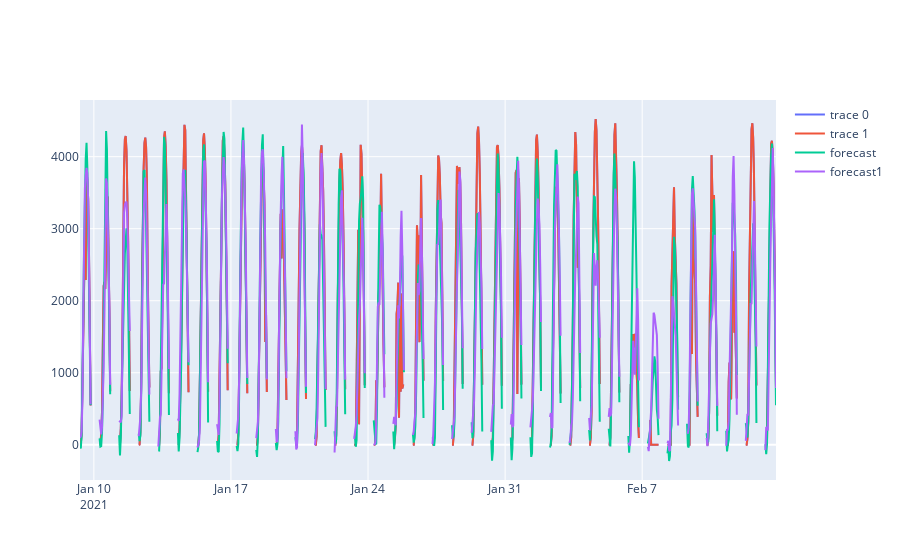

Notebook code for this chart:
### Code cell
fig = go.Figure()
fig.add_trace(go.Scatter(x= new_df.index, y = new_df['power']))
fig.add_trace(go.Scatter(x= new_df.index, y = new_df['actual_nn']))
fig.add_trace(go.Scatter(x= new_df.index, y = new_df['fc'], name="forecast"))
fig.add_trace(go.Scatter(x= new_df.index, y = new_df['fc1'], name="forecast1"))

### Figure 1 — Plotly figure (JSON) as saved in the notebook; plotly's stock layout.template omitted (floating-point values rounded to 4 significant figures; data arrays with more than 128 entries replaced by an {"elided": "..."} marker saying what was removed)
{"data": [{"type": "scatter", "x": {"elided": "854 str values"}, "y": {"elided": "854 float values"}}, {"type": "scatter", "x": {"elided": "854 str values"}, "y": {"elided": "854 float values"}}, {"name": "forecast", "type": "scatter", "x": {"elided": "854 str values"}, "y": {"elided": "854 float values"}}, {"name": "forecast1", "type": "scatter", "x": {"elided": "854 str values"}, "y": {"elided": "854 float values"}}], "layout": {}}
